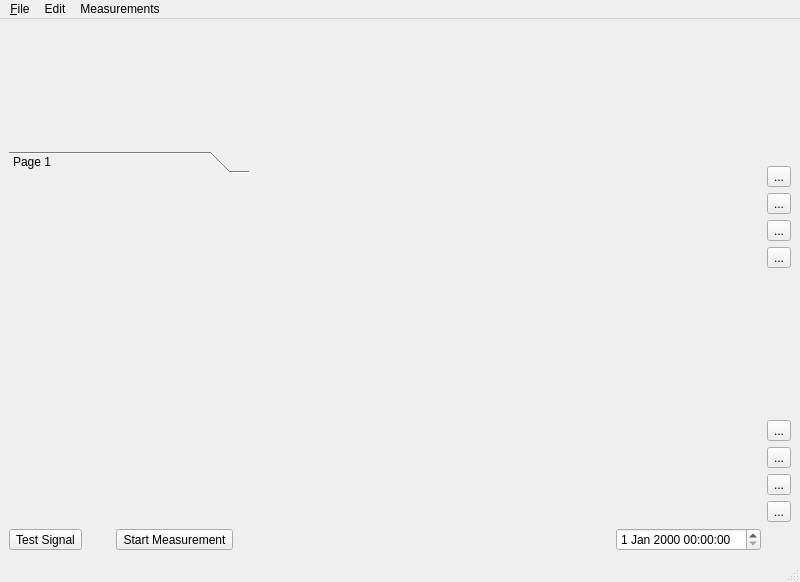
<?xml version="1.0" encoding="UTF-8"?>
<ui version="4.0">
 <class>MeasMain</class>
 <widget class="QMainWindow" name="MeasMain">
  <property name="geometry">
   <rect>
    <x>0</x>
    <y>0</y>
    <width>800</width>
    <height>582</height>
   </rect>
  </property>
  <property name="sizePolicy">
   <sizepolicy hsizetype="Preferred" vsizetype="Preferred">
    <horstretch>0</horstretch>
    <verstretch>0</verstretch>
   </sizepolicy>
  </property>
  <property name="windowTitle">
   <string>Meas</string>
  </property>
  <property name="styleSheet">
   <string notr="true">font: 9pt &quot;SansSerif&quot;;</string>
  </property>
  <widget class="QWidget" name="measCentral">
   <layout class="QGridLayout" name="gridLayout_3">
    <item row="0" column="0" colspan="2">
     <widget class="QLabel" name="jBaeLogo">
      <property name="minimumSize">
       <size>
        <width>240</width>
        <height>90</height>
       </size>
      </property>
      <property name="frameShape">
       <enum>QFrame::NoFrame</enum>
      </property>
      <property name="frameShadow">
       <enum>QFrame::Sunken</enum>
      </property>
      <property name="text">
       <string/>
      </property>
     </widget>
    </item>
    <item row="0" column="2" rowspan="2">
     <widget class="QWidget" name="Plot_top" native="true">
      <property name="minimumSize">
       <size>
        <width>0</width>
        <height>240</height>
       </size>
      </property>
      <layout class="QVBoxLayout" name="verticalLayout_7"/>
     </widget>
    </item>
    <item row="0" column="3" rowspan="2">
     <layout class="QVBoxLayout" name="FigTopLayout">
      <item>
       <spacer name="verticalSpacer_2">
        <property name="orientation">
         <enum>Qt::Vertical</enum>
        </property>
        <property name="sizeHint" stdset="0">
         <size>
          <width>20</width>
          <height>180</height>
         </size>
        </property>
       </spacer>
      </item>
      <item>
       <widget class="QToolButton" name="homeTop">
        <property name="text">
         <string>...</string>
        </property>
       </widget>
      </item>
      <item>
       <widget class="QToolButton" name="panTop">
        <property name="text">
         <string>...</string>
        </property>
       </widget>
      </item>
      <item>
       <widget class="QToolButton" name="zoomTop">
        <property name="text">
         <string>...</string>
        </property>
       </widget>
      </item>
      <item>
       <widget class="QToolButton" name="prefTop">
        <property name="text">
         <string>...</string>
        </property>
       </widget>
      </item>
     </layout>
    </item>
    <item row="1" column="0" rowspan="2" colspan="2">
     <widget class="QToolBox" name="Recordings">
      <property name="currentIndex">
       <number>0</number>
      </property>
      <widget class="QWidget" name="page_1">
       <property name="geometry">
        <rect>
         <x>0</x>
         <y>0</y>
         <width>240</width>
         <height>334</height>
        </rect>
       </property>
       <attribute name="label">
        <string>Page 1</string>
       </attribute>
       <layout class="QGridLayout" name="gridLayout_2"/>
      </widget>
     </widget>
    </item>
    <item row="2" column="2">
     <widget class="QWidget" name="Plot_bottom" native="true">
      <property name="minimumSize">
       <size>
        <width>0</width>
        <height>240</height>
       </size>
      </property>
      <layout class="QVBoxLayout" name="verticalLayout_6"/>
     </widget>
    </item>
    <item row="2" column="3">
     <layout class="QVBoxLayout" name="FigBottomLayout">
      <item>
       <spacer name="verticalSpacer">
        <property name="orientation">
         <enum>Qt::Vertical</enum>
        </property>
        <property name="sizeHint" stdset="0">
         <size>
          <width>20</width>
          <height>180</height>
         </size>
        </property>
       </spacer>
      </item>
      <item>
       <widget class="QToolButton" name="homeBottom">
        <property name="text">
         <string>...</string>
        </property>
       </widget>
      </item>
      <item>
       <widget class="QToolButton" name="panBottom">
        <property name="text">
         <string>...</string>
        </property>
       </widget>
      </item>
      <item>
       <widget class="QToolButton" name="ZoomBottom">
        <property name="text">
         <string>...</string>
        </property>
       </widget>
      </item>
      <item>
       <widget class="QToolButton" name="prefBottom">
        <property name="text">
         <string>...</string>
        </property>
        <property name="icon">
         <iconset>
          <normalon>../resources/icons/WrenchSm.png</normalon>
         </iconset>
        </property>
       </widget>
      </item>
     </layout>
    </item>
    <item row="3" column="0">
     <widget class="QToolButton" name="testSig">
      <property name="toolTip">
       <string>Open Menu Test Signal</string>
      </property>
      <property name="text">
       <string>Test Signal</string>
      </property>
     </widget>
    </item>
    <item row="3" column="1">
     <widget class="QToolButton" name="startMeas">
      <property name="toolTip">
       <string>Start Measurement</string>
      </property>
      <property name="text">
       <string>Start Measurement</string>
      </property>
     </widget>
    </item>
    <item row="3" column="2">
     <layout class="QHBoxLayout" name="DateTimeLayout">
      <item>
       <spacer name="horizontalSpacer">
        <property name="orientation">
         <enum>Qt::Horizontal</enum>
        </property>
        <property name="sizeHint" stdset="0">
         <size>
          <width>40</width>
          <height>20</height>
         </size>
        </property>
       </spacer>
      </item>
      <item>
       <widget class="QDateTimeEdit" name="dateTimeEdit"/>
      </item>
     </layout>
    </item>
   </layout>
   <zorder>testSig</zorder>
   <zorder>startMeas</zorder>
   <zorder>jBaeLogo</zorder>
   <zorder>Plot_top</zorder>
   <zorder>Plot_bottom</zorder>
   <zorder>Recordings</zorder>
  </widget>
  <widget class="QMenuBar" name="menubar">
   <property name="geometry">
    <rect>
     <x>0</x>
     <y>0</y>
     <width>800</width>
     <height>23</height>
    </rect>
   </property>
   <widget class="QMenu" name="menuJBae_Meas">
    <property name="title">
     <string>&amp;File</string>
    </property>
    <addaction name="actionNew"/>
    <addaction name="actionOpen"/>
    <addaction name="actionSave"/>
    <addaction name="actionSave_As"/>
    <addaction name="actionSave_All"/>
    <addaction name="separator"/>
    <addaction name="actionPreferences"/>
    <addaction name="actionExit"/>
   </widget>
   <widget class="QMenu" name="menuEdit">
    <property name="title">
     <string>Edit</string>
    </property>
    <addaction name="actionDelete_Measurement"/>
    <addaction name="separator"/>
    <addaction name="actionHome_Top"/>
    <addaction name="actionPan_Top"/>
    <addaction name="actionZoom_Top"/>
    <addaction name="actionFig_Preferences_Top"/>
    <addaction name="separator"/>
    <addaction name="actionHome_Bottom"/>
    <addaction name="actionPan_Bottom"/>
    <addaction name="actionZoom_Bottom"/>
    <addaction name="actionFig_Preferences_Bottom"/>
   </widget>
   <widget class="QMenu" name="menuMeasurements">
    <property name="title">
     <string>Measurements</string>
    </property>
    <addaction name="actionTest_Signal"/>
    <addaction name="actionRun_Measurent"/>
   </widget>
   <addaction name="menuJBae_Meas"/>
   <addaction name="menuEdit"/>
   <addaction name="menuMeasurements"/>
  </widget>
  <widget class="QStatusBar" name="statusbar"/>
  <action name="actionExit">
   <property name="enabled">
    <bool>true</bool>
   </property>
   <property name="text">
    <string>&amp;Quit</string>
   </property>
   <property name="iconText">
    <string>Quit</string>
   </property>
   <property name="toolTip">
    <string>Exit Meas</string>
   </property>
   <property name="shortcut">
    <string>Ctrl+Q</string>
   </property>
  </action>
  <action name="actionSave">
   <property name="text">
    <string>&amp;Save</string>
   </property>
   <property name="iconText">
    <string>&amp;Save</string>
   </property>
   <property name="toolTip">
    <string>Save Measurements</string>
   </property>
   <property name="shortcut">
    <string>Ctrl+S</string>
   </property>
  </action>
  <action name="actionSave_All">
   <property name="text">
    <string>Save All</string>
   </property>
   <property name="toolTip">
    <string>Save All Measurements</string>
   </property>
   <property name="shortcut">
    <string>Ctrl+Shift+S</string>
   </property>
  </action>
  <action name="actionPreferences">
   <property name="text">
    <string>&amp;Preferences</string>
   </property>
   <property name="iconText">
    <string>&amp;Preferences</string>
   </property>
   <property name="toolTip">
    <string>Preferences Meas</string>
   </property>
   <property name="shortcut">
    <string>Ctrl+I</string>
   </property>
  </action>
  <action name="actionSave_As">
   <property name="text">
    <string>Save As</string>
   </property>
   <property name="toolTip">
    <string>Save Measurements As</string>
   </property>
  </action>
  <action name="actionDelete_Measurement">
   <property name="text">
    <string>Delete Measurement</string>
   </property>
  </action>
  <action name="actionOpen">
   <property name="text">
    <string>&amp;Open</string>
   </property>
   <property name="iconText">
    <string>&amp;Open</string>
   </property>
   <property name="shortcut">
    <string>Ctrl+O</string>
   </property>
  </action>
  <action name="actionNew">
   <property name="text">
    <string>&amp;New</string>
   </property>
   <property name="iconText">
    <string>&amp;New</string>
   </property>
   <property name="shortcut">
    <string>Ctrl+N</string>
   </property>
  </action>
  <action name="actionTest_Signal">
   <property name="text">
    <string>Test Signal</string>
   </property>
  </action>
  <action name="actionRun_Measurent">
   <property name="text">
    <string>Run Measurent</string>
   </property>
  </action>
  <action name="actionHome_Top">
   <property name="text">
    <string>Home Top</string>
   </property>
  </action>
  <action name="actionPan_Top">
   <property name="text">
    <string>Pan Top</string>
   </property>
  </action>
  <action name="actionZoom_Top">
   <property name="text">
    <string>Zoom Top</string>
   </property>
  </action>
  <action name="actionFig_Preferences_Top">
   <property name="text">
    <string>Fig Preferences Top</string>
   </property>
  </action>
  <action name="actionHome_Bottom">
   <property name="text">
    <string>Home Bottom</string>
   </property>
  </action>
  <action name="actionPan_Bottom">
   <property name="text">
    <string>Pan Bottom</string>
   </property>
  </action>
  <action name="actionZoom_Bottom">
   <property name="text">
    <string>Zoom Bottom</string>
   </property>
  </action>
  <action name="actionFig_Preferences_Bottom">
   <property name="text">
    <string>Fig Preferences Bottom</string>
   </property>
  </action>
 </widget>
 <layoutdefault spacing="6" margin="9"/>
 <tabstops>
  <tabstop>startMeas</tabstop>
  <tabstop>testSig</tabstop>
  <tabstop>panTop</tabstop>
  <tabstop>zoomTop</tabstop>
  <tabstop>prefTop</tabstop>
  <tabstop>panBottom</tabstop>
  <tabstop>ZoomBottom</tabstop>
  <tabstop>prefBottom</tabstop>
  <tabstop>dateTimeEdit</tabstop>
 </tabstops>
 <resources/>
 <connections/>
 <designerdata>
  <property name="gridDeltaX">
   <number>10</number>
  </property>
  <property name="gridDeltaY">
   <number>10</number>
  </property>
  <property name="gridSnapX">
   <bool>true</bool>
  </property>
  <property name="gridSnapY">
   <bool>true</bool>
  </property>
  <property name="gridVisible">
   <bool>true</bool>
  </property>
 </designerdata>
</ui>
